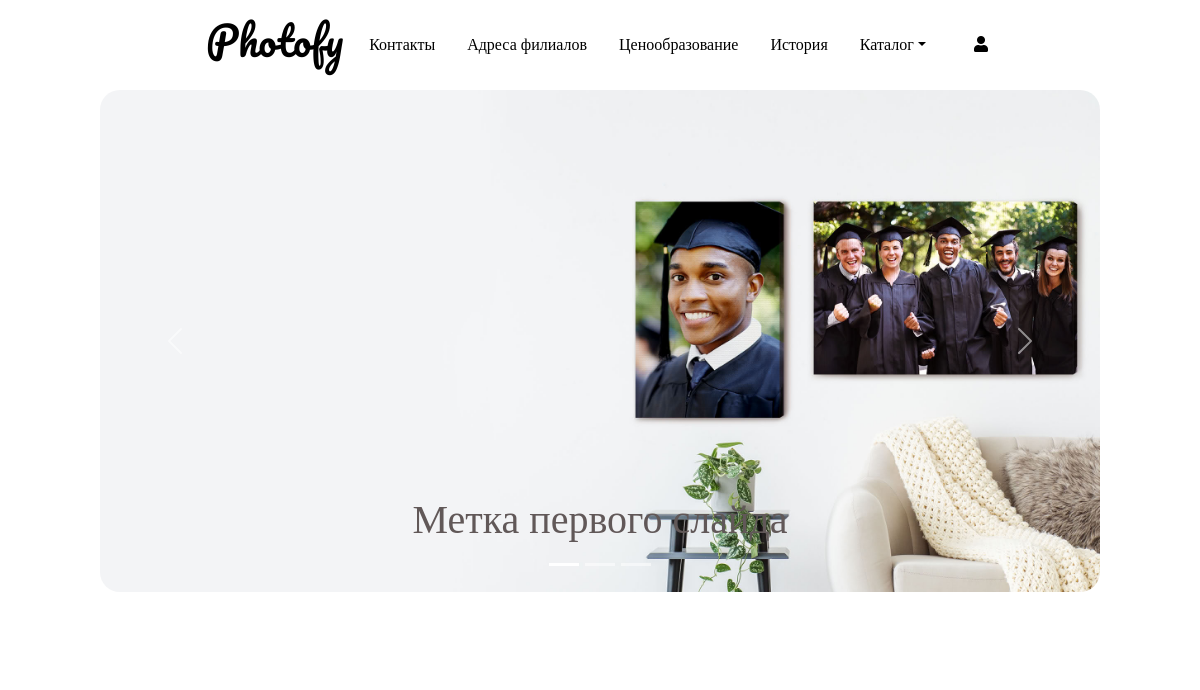
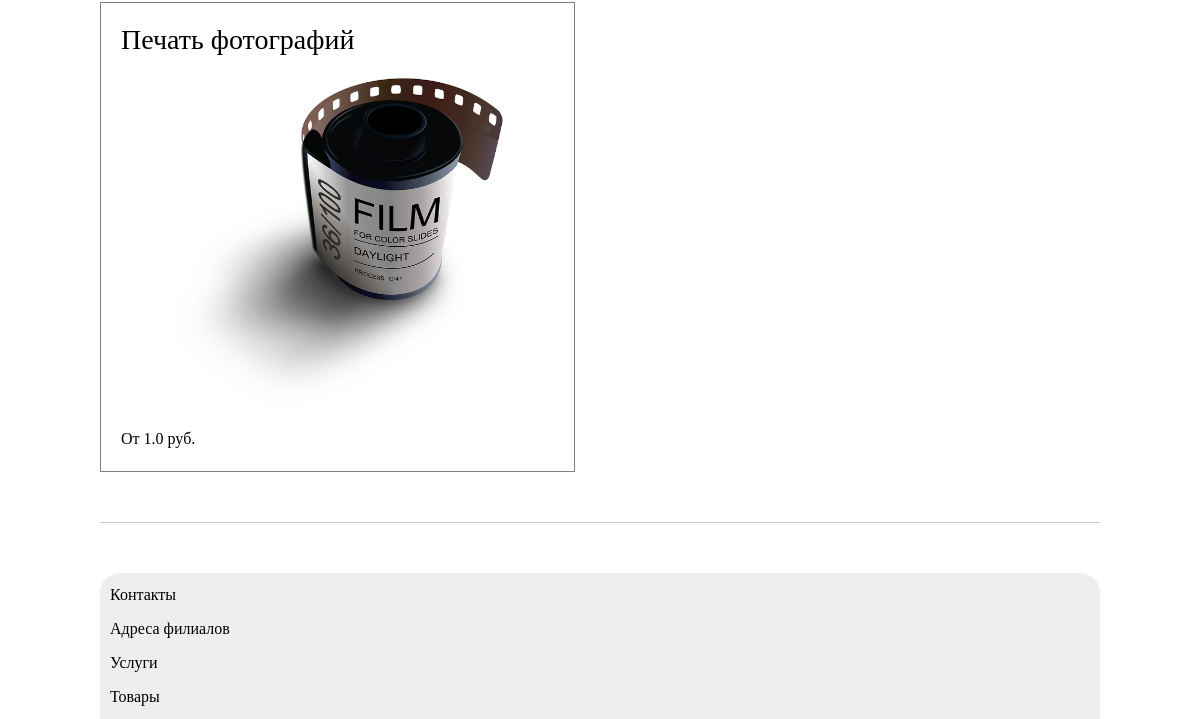
/home/homepage/, run on an earlier commit of the app's database (2 pictures, top to bottom).
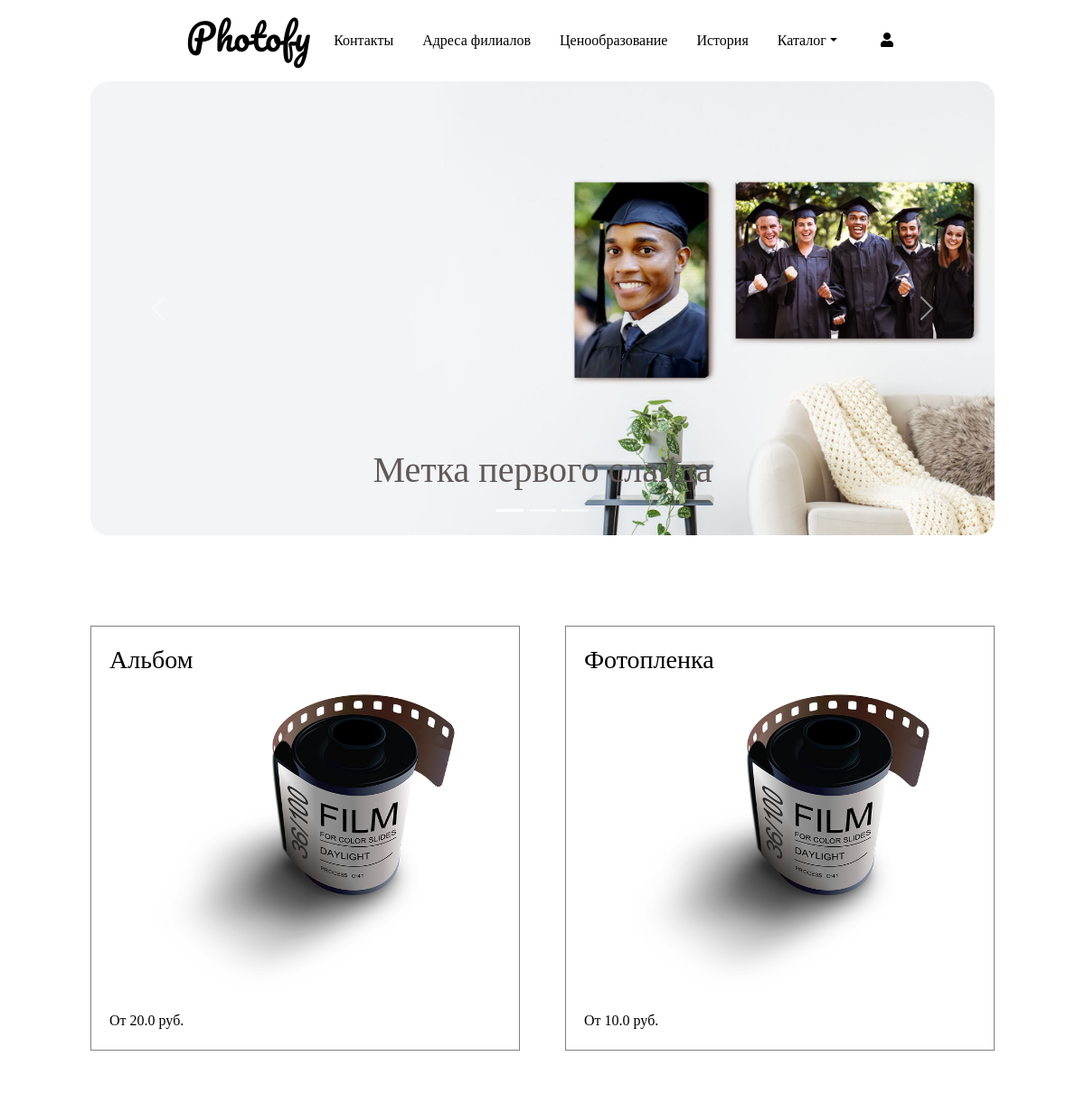
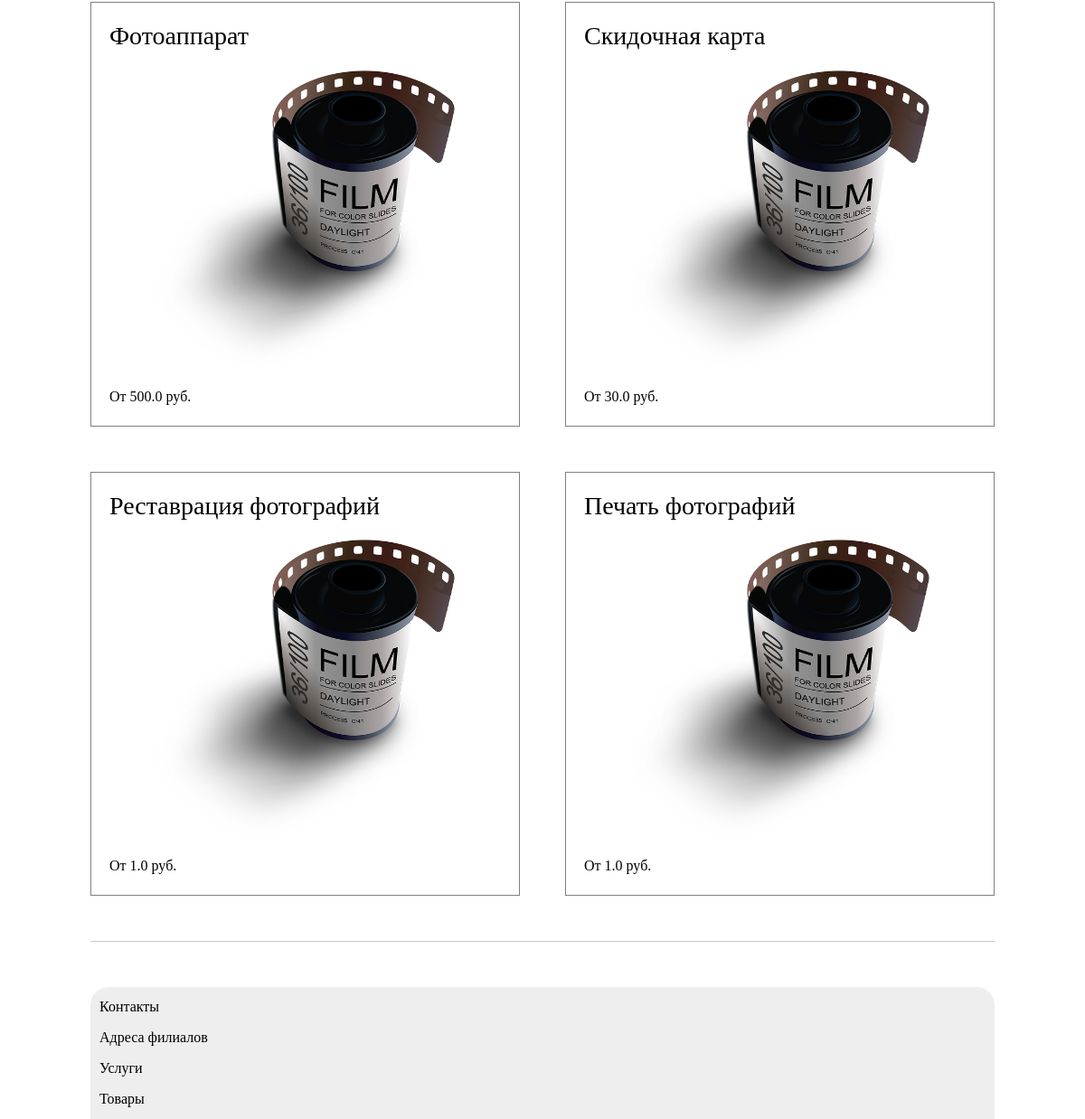
And on a later commit of the database (2 pictures, top to bottom).
### module1/models.py (models this page shows, shortened)
class Services(models.Model):
    title = models.CharField(verbose_name=_("title"), help_text=_("Required"), max_length=255)
    CHOICES = [
        ('good', 'Goods'),
        ('service', 'Services'),
    ]
    category = models.CharField(max_length=32, choices=CHOICES, default='good')
    description = models.TextField(verbose_name=_("Описание"), help_text=_("Not required"), blank=True)
    image = models.ImageField(verbose_name='image', help_text=_("Upload a product image"), default="photos/photo-roll.png", upload_to="photos/")
    regular_price = models.FloatField(verbose_name=_("Regular price"), help_text=_("Максимально 10 цифр"))
    created_at = models.DateTimeField(_("Created at"), auto_now_add=True, editable=False)
    updated_at = models.DateTimeField(_("Updated at"), auto_now_add=True)
    available = models.IntegerField(blank=True, null=True)
    class Meta:
        ordering = ('-created_at',)
        verbose_name = 'Сервис'
        verbose_name_plural = 'Сервисы'

### module1/views.py (the view)
# urls.py: path('homepage/', mainView.as_view(), name='main'),
class mainView(ListView):
    model = Services
    template_name = './main.html'

### templates/main.html (shortened to what this page needs)
{% extends "base.html" %}
{% load static %}
{% block content %}
    <div class="mycontainer1">
      <div id="carouselExampleCaptions" class="carousel slide" data-bs-ride="carousel">
        <div class="carousel-indicators">
          <button type="button" data-bs-target="#carouselExampleCaptions" data-bs-slide-to="0" class="active" aria-current="true" aria-label="Slide 1"></button>
          <button type="button" data-bs-target="#carouselExampleCaptions" data-bs-slide-to="1" aria-label="Slide 2"></button>
          <button type="button" data-bs-target="#carouselExampleCaptions" data-bs-slide-to="2" aria-label="Slide 3"></button>
        </div>
        <div class="carousel-inner mycarousel">
          <div class="carousel-item active">
            <img src="{% static 'photos/new-banner1.jpg'%}" class="d-block w-100" alt="...">
            <div class="carousel-caption d-none d-md-block">
              <h1>Метка первого слайда</h1>
            </div>
          </div>
        </div>
        <button class="carousel-control-prev" type="button" data-bs-target="#carouselExampleCaptions"  data-bs-slide="prev">
          <span class="carousel-control-prev-icon" aria-hidden="true"></span>
        </button>
        <button class="carousel-control-next" type="button" data-bs-target="#carouselExampleCaptions"  data-bs-slide="next">
          <span class="carousel-control-next-icon" aria-hidden="true"></span>
        </button>
      </div>
    </div>
    <section class="products-section">
      {% for item in object_list %}
      <div class="products-section-item">
        <a href="{% url 'module1:detail' item.id %}">
          <h3 class='products-item-title'>{{ item.title }}</h3>
          <img src="{{ item.image.url }}" alt="" width='330' height='330'>
          <p>От {{ item.regular_price }} руб.</p>
        </a>
      </div>
      {% endfor %}
    </section>
{% endblock content %}

### templates/base.html (shortened to what this page needs)
{% load static %}
<!DOCTYPE html>
<html lang="en">
<head>
    <link rel="stylesheet" href="{% static './styles/style.css' %}">
    <link href="https://cdn.jsdelivr.net/npm/bootstrap@5.0.1/dist/css/bootstrap.min.css" rel="stylesheet">
    <link rel="stylesheet" href="{% static 'styles/all.css' %}">
</head>
<body>
  <header>
    <div class="mycontainer">
      <ul class="nav justify-content-center">
          <p class="logo justify-content-start"><a href="{% url 'module1:main'%}">Photofy</a></p>
          <li class="nav-item">
            <a class="nav-link nav-link1" href="{% url 'module1:contacts'%}">Контакты</a>
          </li>
          <li class="nav-item">
            <a class="nav-link nav-link1" href="{% url 'module1:adresses'%}">Адреса филиалов</a>
          </li>
          <li class="nav-item">
            <a class="nav-link nav-link1" href="{% url 'module1:price'%}">Ценообразование</a>
          </li>
          <li class="nav-item">
            <a class="nav-link nav-link1" href="{% url 'module1:history'%}">История</a>
          </li>
          <li class="nav-item dropdown">
            <a class="nav-link dropdown-toggle nav-link1" data-bs-toggle="dropdown" href="#" role="button" aria-expanded="false">Каталог</a>
            <li class="nav-item">
              <a class="nav-link nav-link1" href="{% url 'module1:dashboard'%}"><i class="fas fa-user ms-3"></i></a>
            </li>
          </li>
        </ul>
  </div>
  </header>
    {% block content %}
    {% endblock content %}
    <hr class="pre-footer">
    <footer>
      <div>
       <p><a href="{% url 'module1:contacts'%}">Контакты</a></p>
       <p><a href="{% url 'module1:adresses'%}">Адреса филиалов</a></p>
       <p><a href="{% url 'module1:services-by-category'%}">Услуги</a></p>
       <p><a href="{% url 'module1:goods-by-category'%}">Товары</a></p>
      </div>
    </footer>
</body>
</html>

### static/styles/style.css (style rules this page uses)
body { background-color: rgb(206, 204, 204); }
* { font-family: cursive; }
* a { color: black; transition: 1s; }
.logo { margin: 10px; }
.logo a { color: black; text-decoration: none; font-size: 40px; font-family: 'Pacifico', cursive; }
.mycontainer a { color: black; transition: 1s; }
.nav-link1 { margin: 25px 0; }
.mycontainer1 { padding: 0 100px; }
.mycarousel { max-height: 100%; border-radius: 20px; }
.mycarousel h1 { color: rgb(97, 88, 88); }
.products-section { display: grid; grid-template-columns: repeat(auto-fill, minmax(330px,1fr)); grid-auto-rows: auto; grid-gap: 50px; margin: 100px 100px 0px 100px; color: rgb(97, 88, 88); }
.products-section > div { position: relative; text-align: center; background-color: var(--contentBack); border: 1px solid gray; transition: 0.3s; }
.products-section-item a { text-decoration: none; color: black; transition: 1s; }
.products-section-item p, .products-section-item h3 { text-align: left; margin: 20px; justify-content: left; }
.products-item-title { word-wrap: break-word; }
.pre-footer { margin: 50px 100px 0px 100px; }
footer { display: grid; grid-template-columns: repeat(auto-fit, minmax(250px,1fr)); color: white; margin: 0 100px; margin-top: 50px; border-radius: 20px 20px 0px 0px; bottom: 0; background-color: rgb(238, 238, 238); }
footer p { margin: 10px; color: black; }
footer a { color: black; text-decoration: none; transition: 1s; }

### static/styles/all.css (style rules this page uses)
.fa, .fas, .far, .fal, .fad, .fab { -moz-osx-font-smoothing: grayscale; -webkit-font-smoothing: antialiased; display: inline-block; font-style: normal; font-variant: normal; text-rendering: auto; line-height: 1; }
.fa-user:before { content: "\f007"; }
.fa, .fas { font-family: 'Font Awesome 5 Free'; font-weight: 900; }

What changed in the data, as far as the page shows it:
added Services: title "Альбом", image (picture), regular_price "20.0"
added Services: title "Фотопленка", image (picture), regular_price "10.0"
added Services: title "Фотоаппарат", image (picture), regular_price "500.0"
added Services: title "Скидочная карта", image (picture), regular_price "30.0"
added Services: title "Реставрация фотографий", image (picture), regular_price "1.0"
